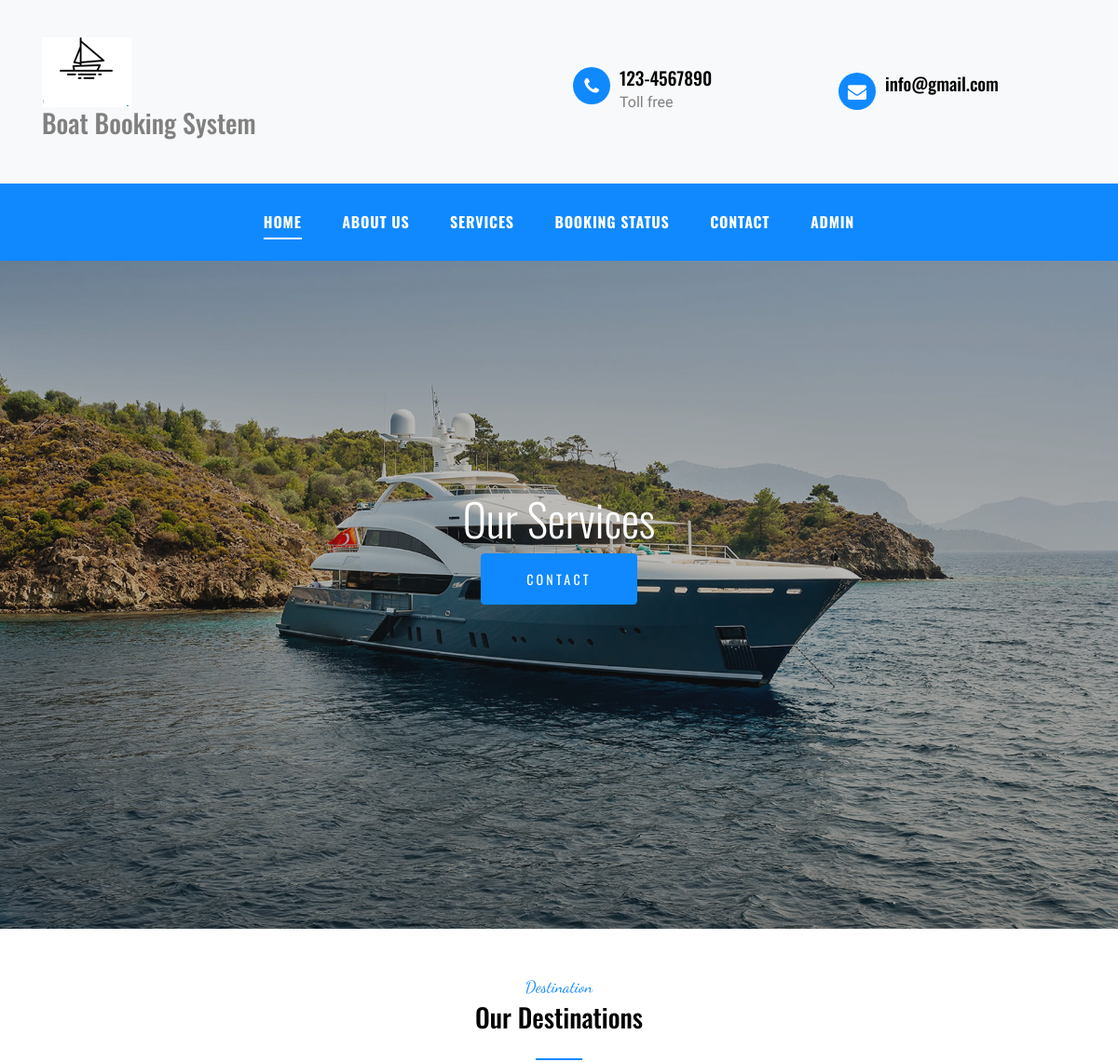
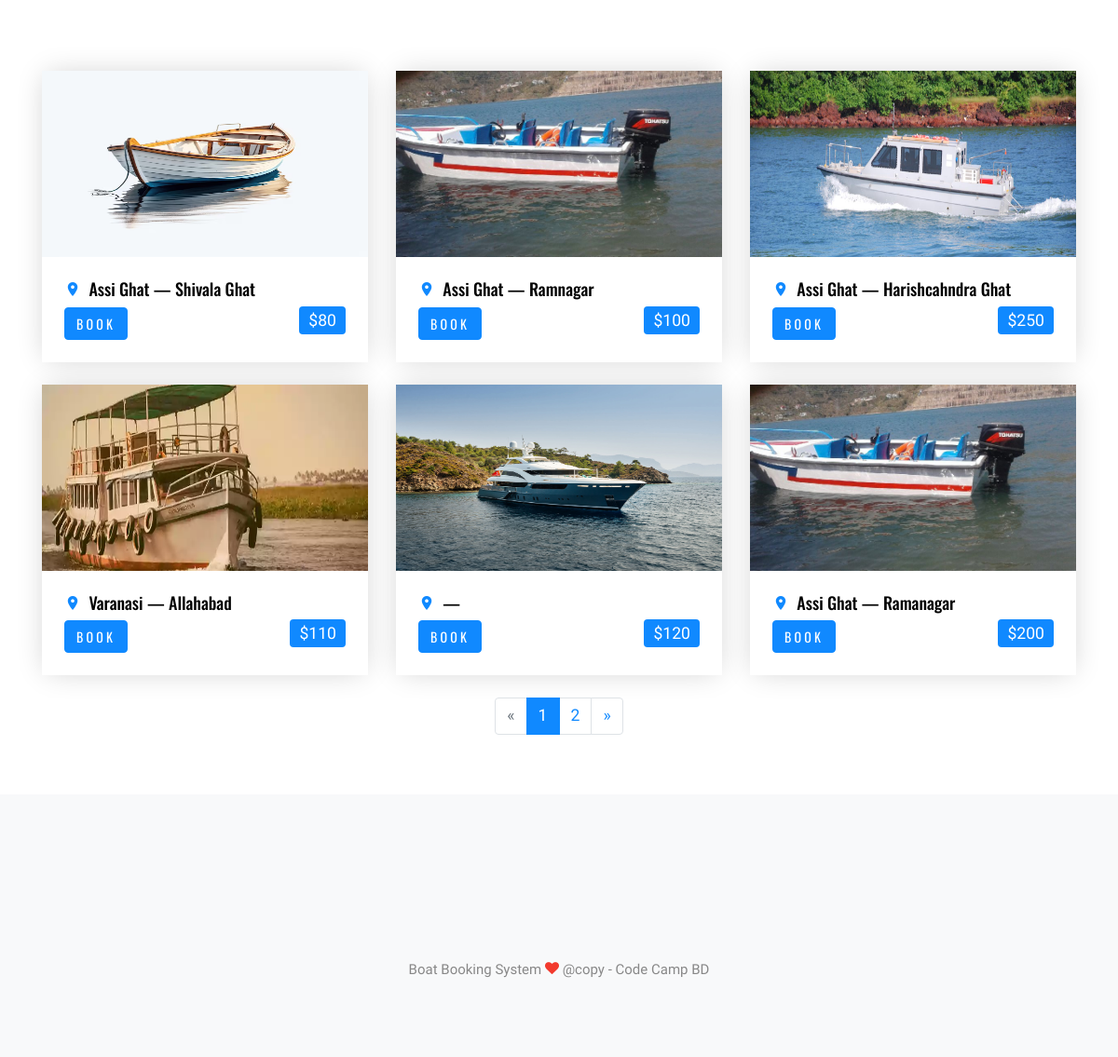
/services.php, run on the app's committed database (2 pictures, top to bottom).
### tables this page shows
CREATE TABLE `tblboat` (
  `ID` int(5) NOT NULL,
  `BoatName` varchar(250) DEFAULT NULL,
  `Image` varchar(250) DEFAULT NULL,
  `Size` varchar(100) DEFAULT NULL,
  `Capacity` varchar(100) DEFAULT NULL,
  `Source` varchar(250) DEFAULT NULL,
  `Destination` varchar(250) DEFAULT NULL,
  `Route` varchar(250) DEFAULT NULL,
  `Price` decimal(10,0) DEFAULT NULL,
  `Description` mediumtext DEFAULT NULL,
  `AddedBy` int(5) DEFAULT NULL,
  `CreationDate` timestamp NULL DEFAULT current_timestamp()
);

### services.php (the view, shortened to what this page needs)
<?php session_start();
include('includes/config.php');
?>
<!DOCTYPE html>
<html lang="en">
<head>
  <link rel="stylesheet" href="fonts/icomoon/style.css">
  <link rel="stylesheet" href="css/bootstrap.min.css">
  <link rel="stylesheet" href="css/jquery-ui.css">
  <link rel="stylesheet" href="css/owl.carousel.min.css">
  <link rel="stylesheet" href="css/owl.theme.default.min.css">
  <link rel="stylesheet" href="css/owl.theme.default.min.css">
  <link rel="stylesheet" href="css/jquery.fancybox.min.css">
  <link rel="stylesheet" href="css/bootstrap-datepicker.css">
  <link rel="stylesheet" href="fonts/flaticon/font/flaticon.css">
  <link rel="stylesheet" href="css/aos.css">
  <link href="css/jquery.mb.YTPlayer.min.css" media="all" rel="stylesheet" type="text/css">
  <link rel="stylesheet" href="css/style.css">
</head>
<body data-spy="scroll" data-target=".site-navbar-target" data-offset="300">
  <div class="site-wrap">
   <?php include_once("includes/navbar.php");?>
      <div class="intro-section" style="background-image: url('images/hero_2.jpg');">
        <div class="container">
          <div class="row align-items-center">
            <div class="col-lg-7 mx-auto text-center" data-aos="fade-up">
              <h1>Our Services</h1>
              <p><a href="#" class="btn btn-primary py-3 px-5">Contact</a></p>
            </div>
          </div>
        </div>
      </div>
<?php
$limit = 6;
if (isset($_GET['page']) && is_numeric($_GET['page'])) {
    $page = intval($_GET['page']);
} else {
    $page = 1;
}
$offset = ($page - 1) * $limit;
$total_query = mysqli_query($con, "SELECT COUNT(*) FROM tblboat");
$total_row = mysqli_fetch_array($total_query);
$total_records = $total_row[0];
$total_pages = ceil($total_records / $limit);
$query = mysqli_query($con, "SELECT * FROM tblboat LIMIT $limit OFFSET $offset");
?>
<div class="py-5">
  <div class="container">
    <div class="row justify-content-center mb-5">
      <div class="col-md-7 text-center">
        <span class="text-serif text-primary">Destination</span>
        <h3 class="heading-92913 text-black text-center">Our Destinations</h3>
      </div>
    </div>
    <div class="row">
      <?php while ($result = mysqli_fetch_array($query)) { ?>
        <div class="col-md-6 col-lg-4 mb-4">
          <div class="service-39381">
            <img src="admin/images/<?php echo $result['Image']; ?>" alt="Image" width="350" height="200">
            <div class="p-4">
              <h3><a href="boat-details.php?bid=<?php echo $result['ID']; ?>"><span class="icon-room mr-1 text-primary"></span> <?php echo $result['Source']; ?> &mdash; <?php echo $result['Destination']; ?></a></h3>
              <div class="d-flex">
                <div class="mr-auto">
                  <a href="book-boat.php?bid=<?php echo $result['ID']; ?>" class="btn btn-primary" style="color:white;">
                 Book</a>
                </div>
                <div class="ml-auto price">
                  <span class="bg-primary">$<?php echo $result['Price']; ?></span>
                </div>
              </div>
            </div>
          </div>
        </div>
      <?php } ?>
    </div>
    <div class="pagination justify-content-center">
      <nav aria-label="Page navigation">
        <ul class="pagination">
          <?php if ($page > 1): ?>
            <li class="page-item">
              <a class="page-link" href="?page=<?php echo $page - 1; ?>" aria-label="Previous">
                <span aria-hidden="true">&laquo;</span>
              </a>
            </li>
          <?php else: ?>
            <li class="page-item disabled">
              <span class="page-link">&laquo;</span>
            </li>
          <?php endif; ?>
          <?php for ($i = 1; $i <= $total_pages; $i++): ?>
            <li class="page-item <?php if ($i == $page) echo 'active'; ?>">
              <a class="page-link" href="?page=<?php echo $i; ?>"><?php echo $i; ?></a>
            </li>
          <?php endfor; ?>
          <?php if ($page < $total_pages): ?>
            <li class="page-item">
              <a class="page-link" href="?page=<?php echo $page + 1; ?>" aria-label="Next">
                <span aria-hidden="true">&raquo;</span>
              </a>
            </li>
          <?php else: ?>
            <li class="page-item disabled">
              <span class="page-link">&raquo;</span>
            </li>
          <?php endif; ?>
        </ul>
      </nav>
    </div>
  </div>
</div>
 <?php include_once("includes/footer.php");?>
  </div>
</body>
</html>

### includes/navbar.php (shortened to what this page needs)
<div class="header-top bg-light">
      <div class="container">
        <div class="row align-items-center">
          <div class="col-6 col-lg-3">
            <a href="index.php">
              <img src="images/logo.png" alt="Image" class="img-fluid">
            </a><h3>Boat Booking System</h3>
          </div>
          <div class="col-lg-3 d-none d-lg-block">
          </div>
          <div class="col-lg-3 d-none d-lg-block">
            <div class="quick-contact-icons d-flex">
              <div class="icon align-self-start">
              </div>
              <div class="text">
                <span class="h4 d-block">123-4567890</span>
                <span class="caption-text">Toll free</span>
              </div>
            </div>
          </div>
          <div class="col-lg-3 d-none d-lg-block">
            <div class="quick-contact-icons d-flex">
              <div class="icon align-self-start">
              </div>
              <div class="text">
                <span class="h4 d-block">info@gmail.com</span>
              </div>
            </div>
          </div>
        </div>
      </div>
      <div class="site-navbar py-2 js-sticky-header site-navbar-target d-none pl-0 d-lg-block" role="banner">
      <div class="container">
        <div class="d-flex align-items-center">
          <div class="mx-auto">
            <nav class="site-navigation position-relative text-right" role="navigation">
              <ul class="site-menu main-menu js-clone-nav mr-auto d-none pl-0 d-lg-block">
                <li class="active">
                  <a href="index.php" class="nav-link text-left">Home</a>
                </li>
                <li>
                  <a href="about.php" class="nav-link text-left">About Us</a>
                </li>
                <li>
                  <a href="services.php" class="nav-link text-left">Services</a>
                </li>
                  <li>
                  <a href="status.php" class="nav-link text-left"> Booking Status</a>
                </li>
                 <li>
                    <a href="contact.php" class="nav-link text-left">Contact</a>
                  </li>
                  <li><a href="admin/index.php" class="nav-link text-left">Admin</a></li>
              </ul>
            </nav>
          </div>
        </div>
      </div>
    </div>
    </div>

### includes/footer.php
<div class="footer bg-light">
     <div class="container">
       <div class="row">
         <div class="col-12">
           <div class="copyright">
               <p>Boat Booking System <i class="icon-heart text-danger" aria-hidden="true"></i> @copy - Code Camp BD </p>
           </div>
         </div>
       </div>
     </div>
   </div>

### css/style.css (style rules this page uses)
html { overflow-x: hidden; }
body { line-height: 1.7; color: gray; font-weight: 300; font-size: 1.1rem; }
a { -webkit-transition: .3s all ease; -o-transition: .3s all ease; transition: .3s all ease; }
h1, h2, h3, h4, h5, .h1, .h2, .h3, .h4, .h5 { font-family: "Oswald", sans-serif; }
.text-serif { font-family: "Dancing Script", sans-serif; }
.text-black { color: #000 !important; }
.site-wrap:before { display: none; -webkit-transition: .3s all ease-in-out; -o-transition: .3s all ease-in-out; transition: .3s all ease-in-out; background: rgba(0, 0, 0, 0.6); content: ""; position: absolute; z-index: 2000; top: 0; left: 0; right: 0; bottom: 0; opacity: 0; visibility: hidden; }
.site-navbar { font-family: "Oswald", sans-serif; margin-bottom: 0px; z-index: 1999; width: 100%; }
.site-navbar .site-navigation .site-menu { margin-bottom: 0; }
.site-navbar .site-navigation .site-menu .active > a { color: #fff; display: inline-block; padding: 5px 0px; margin-left: 20px; margin-right: 20px; position: relative; }
.site-navbar .site-navigation .site-menu .active > a:before { width: 100%; content: ""; height: 2px; left: 0; bottom: 0; background-color: #fff; }
.site-navbar .site-navigation .site-menu a { text-decoration: none !important; display: inline-block; }
.site-navbar .site-navigation .site-menu > li { display: inline-block; }
.site-navbar .site-navigation .site-menu > li > a { text-transform: uppercase; font-size: 16px; letter-spacing: .05rem; font-weight: 900; padding: 20px 20px; color: #fff; display: inline-block; text-decoration: none !important; }
.site-mobile-menu .site-nav-wrap { padding: 0; margin: 0; list-style: none; position: relative; }
.site-mobile-menu .site-nav-wrap a { padding: 10px 20px; display: block; position: relative; color: #212529; }
.site-mobile-menu .site-nav-wrap li { position: relative; display: block; }
.site-mobile-menu .site-nav-wrap li.active > a { color: #fff; }
.site-mobile-menu .site-nav-wrap > li { display: block; position: relative; float: left; width: 100%; }
.site-mobile-menu .site-nav-wrap > li > a { padding-left: 20px; font-size: 20px; }
.sticky-wrapper .site-navbar { -webkit-transition: .3s all ease; -o-transition: .3s all ease; transition: .3s all ease; background: #1089ff; }
.sticky-wrapper .site-navbar .site-menu > li { display: inline-block; }
.sticky-wrapper .site-navbar .site-menu > li.active > a { color: #fff; position: relative; }
.sticky-wrapper .site-navbar .site-menu > li.active > a:before { content: ""; position: absolute; bottom: 0; height: 2px; background: #fff; }
.intro-section { background-size: cover; position: relative; }
.intro-section, .intro-section .container .row { height: 100vh; min-height: 700px; }
.intro-section:before { content: ""; position: absolute; height: 100%; width: 100%; background: #222; opacity: .3; border-bottom-right-radius: 0px; background-size: cover; background-position: center; background-repeat: no-repeat; }
.intro-section h1 { font-size: 3rem; font-weight: 300; color: #fff; }
.intro-section p { color: #fff; font-size: 1.1rem; }
.intro-section p a { color: #fff; text-decoration: underline; }
.intro-section .btn { text-decoration: none; }
.footer { padding: 4rem 0; background: #000; font-size: 15px; color: #888; }
.footer .copyright { padding-top: 7rem; text-align: center; }
.header-top > .container { padding-top: 40px; padding-bottom: 40px; }
.header-top .quick-contact-icons .icon { margin-right: 10px; width: 40px; height: 40px; border-radius: 50%; position: relative; background: #1089ff; }
.header-top .quick-contact-icons .text .h4 { font-size: 1.2rem; color: #000; margin-bottom: 0; }
.header-top .quick-contact-icons .text .caption-text { font-size: 1rem; }
.btn { text-transform: uppercase; font-size: 14px; letter-spacing: .2rem; font-family: "Oswald", sans-serif; }
.heading-92913 { position: relative; padding-bottom: 30px; margin-bottom: 30px; }
.heading-92913:after { content: ""; position: absolute; bottom: 0; left: 0; width: 50px; height: 2px; background: #1089ff; }
.heading-92913.text-center:after { left: 50%; -webkit-transform: translateX(-50%); -ms-transform: translateX(-50%); transform: translateX(-50%); }
.service-39381 { background: #fff; -webkit-box-shadow: 0 0 30px -5px rgba(0, 0, 0, 0.2); box-shadow: 0 0 30px -5px rgba(0, 0, 0, 0.2); }
.service-39381 h3 { font-size: 18px; }
.service-39381 h3 a { color: #000; }
.service-39381 .price > span { border-radius: 4px; padding: 5px 10px; color: #fff; }

### data on the page
tblboat: Image (picture), Source "Assi Ghat", Destination "Shivala Ghat", Price "80"
tblboat: Image (picture), Source "Assi Ghat", Destination "Ramnagar", Price "100"
tblboat: Image (picture), Source "Assi Ghat", Destination "Harishcahndra Ghat", Price "250"
tblboat: Image (picture), Source "Varanasi", Destination "Allahabad", Price "110"
tblboat: Image (picture), Price "120"
tblboat: Image (picture), Source "Assi Ghat", Destination "Ramanagar", Price "200"
